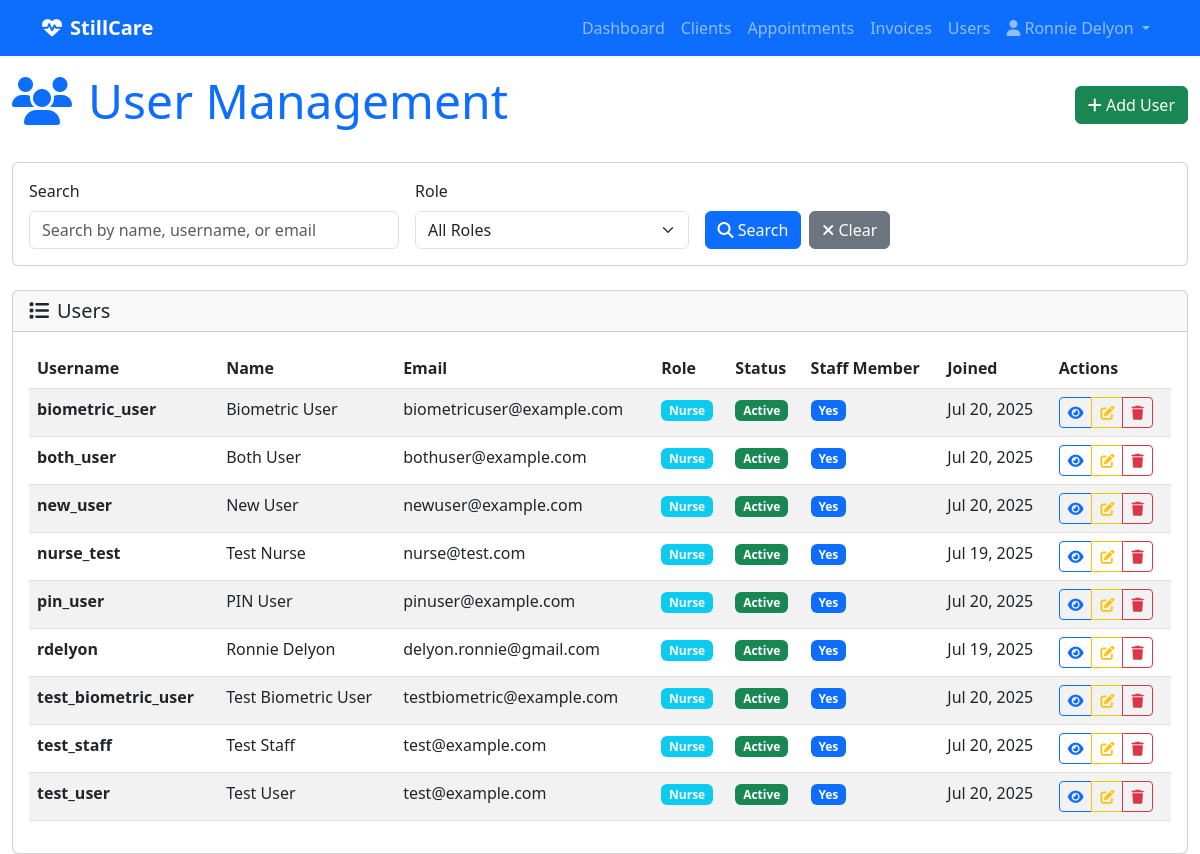
The page /users/ (signed in) on the database its author committed.
### authentication/models.py (models this page shows, shortened)
class User(AbstractUser):
    ROLE_CHOICES = [
        ('nurse', 'Nurse'),
        ('admin', 'Admin'),
    ]
    role = models.CharField(
        max_length=10,
        choices=ROLE_CHOICES,
        default='nurse',
        help_text="User role in the system"
    )
    phone = models.CharField(max_length=20, blank=True, null=True)
    is_staff_member = models.BooleanField(
        default=True,
        help_text="Whether this user is a staff member"
    )
    login_code = models.CharField(
        max_length=6,
        unique=True,
        blank=True,
        null=True,
        validators=[
            RegexValidator(
                regex=r'^[0-9]{6}$',
                message='Login code must be exactly 6 digits.',
                code='invalid_login_code'
            ),
        ],
        help_text="6-digit code for app login (optional)"
    )
    biometric_id = models.CharField(
        max_length=255,
        unique=True,
        blank=True,
        null=True,
        help_text="Unique biometric identifier for fingerprint/face recognition (optional)"
    )
    class Meta:
        verbose_name = "User"
        verbose_name_plural = "Users"

### care_backend/views.py (the view, shortened to what this page needs)
# urls.py: path('users/', views.users_list, name='user_list'),
@login_required
@user_passes_test(is_admin)
def users_list(request):
    search = request.GET.get('search', '')
    role_filter = request.GET.get('role', '')
    users = User.objects.all().order_by('username')
    if role_filter:
        users = users.filter(role=role_filter)
    context = {
        'users': users,
        'search': search,
        'role_filter': role_filter,
    }
    return render(request, 'users/list.html', context)

### care_backend/views.py (called while the page is built)
def is_admin(user):
    return user.is_authenticated and (user.is_superuser or user.role == 'admin')

### templates/users/list.html (shortened to what this page needs)
{% extends "base.html" %}
{% block content %}
<div class="d-flex justify-content-between align-items-center mb-4">
    <h1 class="display-5 text-primary"><i class="fas fa-users me-3"></i>User Management</h1>
    <a href="{% url 'user_create' %}" class="btn btn-success">
        <i class="fas fa-plus"></i> Add User
    </a>
</div>
<div class="card mb-4">
    <div class="card-body">
        <form method="get" class="row g-3">
            <div class="col-md-4">
                <label for="search" class="form-label">Search</label>
                <input type="text" class="form-control" id="search" name="search" value="{{ search }}" placeholder="Search by name, username, or email">
            </div>
            <div class="col-md-3">
                <label for="role" class="form-label">Role</label>
                <select class="form-select" id="role" name="role">
                    <option value="">All Roles</option>
                </select>
            </div>
            <div class="col-md-3 d-flex align-items-end">
                <button type="submit" class="btn btn-primary me-2">
                    <i class="fas fa-search"></i> Search
                </button>
                <a href="{% url 'user_list' %}" class="btn btn-secondary">
                    <i class="fas fa-times"></i> Clear
                </a>
            </div>
        </form>
    </div>
</div>
<div class="card">
    <div class="card-header">
        <h5 class="mb-0"><i class="fas fa-list me-2"></i>Users</h5>
    </div>
    <div class="card-body">
        {% if users %}
            <div class="table-responsive">
                <table class="table table-striped">
                    <thead>
                        <tr>
                            <th>Username</th>
                            <th>Name</th>
                            <th>Email</th>
                            <th>Role</th>
                            <th>Status</th>
                            <th>Staff Member</th>
                            <th>Joined</th>
                            <th>Actions</th>
                        </tr>
                    </thead>
                    <tbody>
                        {% for user in users %}
                        <tr>
                            <td>
                                <strong>{{ user.username }}</strong>
                            </td>
                            <td>{{ user.get_full_name|default:"Not provided" }}</td>
                            <td>{{ user.email|default:"Not provided" }}</td>
                            <td>
                                <span class="badge bg-{% if user.role == 'admin' %}danger{% else %}info{% endif %}">
                                    {{ user.get_role_display }}
                                </span>
                            </td>
                            <td>
                                <span class="badge bg-{% if user.is_active %}success{% else %}secondary{% endif %}">
                                    {% if user.is_active %}Active{% else %}Inactive{% endif %}
                                </span>
                            </td>
                            <td>
                                <span class="badge bg-{% if user.is_staff_member %}primary{% else %}light{% endif %}">
                                    {% if user.is_staff_member %}Yes{% else %}No{% endif %}
                                </span>
                            </td>
                            <td>{{ user.date_joined|date:"M d, Y" }}</td>
                            <td>
                                <div class="btn-group" role="group">
                                    <a href="{% url 'user_detail' user.id %}" class="btn btn-sm btn-outline-primary">
                                        <i class="fas fa-eye"></i>
                                    </a>
                                    <a href="{% url 'user_edit' user.id %}" class="btn btn-sm btn-outline-warning">
                                        <i class="fas fa-edit"></i>
                                    </a>
                                    <a href="{% url 'user_delete' user.id %}" class="btn btn-sm btn-outline-danger">
                                        <i class="fas fa-trash"></i>
                                    </a>
                                </div>
                            </td>
                        </tr>
                        {% endfor %}
                    </tbody>
                </table>
            </div>
        {% endif %}
    </div>
</div>
{% endblock %}

### templates/base.html (shortened to what this page needs)
<!DOCTYPE html>
<html lang="en">
<head>
    <link href="https://cdn.jsdelivr.net/npm/bootstrap@5.3.0/dist/css/bootstrap.min.css" rel="stylesheet">
    <link href="https://cdnjs.cloudflare.com/ajax/libs/font-awesome/6.4.0/css/all.min.css" rel="stylesheet">
    <link href="/static/styles.css" rel="stylesheet">
</head>
<body>
    <nav class="navbar navbar-expand-lg navbar-dark bg-primary fixed-top">
        <div class="container">
            <a class="navbar-brand fw-bold" href="/">
                <i class="fas fa-heartbeat me-2"></i>StillCare
            </a>
            <div class="collapse navbar-collapse" id="navbarNav">
                <ul class="navbar-nav ms-auto">
                    <li class="nav-item"><a class="nav-link" href="/">Dashboard</a></li>
                    <li class="nav-item"><a class="nav-link" href="/clients/">Clients</a></li>
                    <li class="nav-item"><a class="nav-link" href="/appointments/">Appointments</a></li>
                    <li class="nav-item"><a class="nav-link" href="/invoices/">Invoices</a></li>
                    {% if user.is_authenticated and user.role == 'admin' or user.is_superuser %}
                    <li class="nav-item"><a class="nav-link" href="/users/">Users</a></li>
                    {% endif %}
                    {% if user.is_authenticated %}
                    <li class="nav-item dropdown">
                        <a class="nav-link dropdown-toggle" href="#" id="navbarDropdown" role="button" data-bs-toggle="dropdown">
                            <i class="fas fa-user me-1"></i>{{ user.get_full_name|default:user.username }}
                        </a>
                    </li>
                    {% endif %}
                </ul>
            </div>
        </div>
    </nav>
    <div class="container-fluid mt-5 pt-4">
        {% block content %}{% endblock %}
    </div>
</body>
</html>

### rows shown on the page
User: get_full_name "Ronnie Delyon", username "rdelyon", email "delyon.ronnie@gmail.com", role "Nurse", is_active "Active", is_staff_member "Yes", date_joined "Jul 19, 2025"
User: username "biometric_user", get_full_name "Biometric User", email "biometricuser@example.com", role "Nurse", is_active "Active", is_staff_member "Yes", date_joined "Jul 20, 2025"
User: username "both_user", get_full_name "Both User", email "bothuser@example.com", role "Nurse", is_active "Active", is_staff_member "Yes", date_joined "Jul 20, 2025"
User: username "new_user", get_full_name "New User", email "newuser@example.com", role "Nurse", is_active "Active", is_staff_member "Yes", date_joined "Jul 20, 2025"
User: username "nurse_test", get_full_name "Test Nurse", email "nurse@test.com", role "Nurse", is_active "Active", is_staff_member "Yes", date_joined "Jul 19, 2025"
User: username "pin_user", get_full_name "PIN User", email "pinuser@example.com", role "Nurse", is_active "Active", is_staff_member "Yes", date_joined "Jul 20, 2025"
User: username "test_biometric_user", get_full_name "Test Biometric User", email "testbiometric@example.com", role "Nurse", is_active "Active", is_staff_member "Yes", date_joined "Jul 20, 2025"
User: username "test_staff", get_full_name "Test Staff", email "test@example.com", role "Nurse", is_active "Active", is_staff_member "Yes", date_joined "Jul 20, 2025"
User: username "test_user", get_full_name "Test User", email "test@example.com", role "Nurse", is_active "Active", is_staff_member "Yes", date_joined "Jul 20, 2025"
